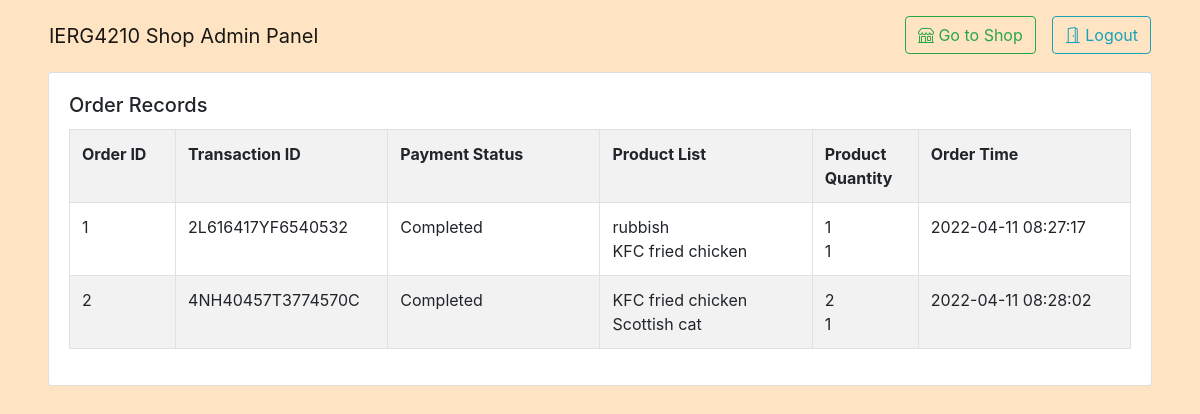
The app's page /admin_order_records.php with its own data.
### tables this page shows
CREATE TABLE PAYMENTS (
    ID INTEGER PRIMARY KEY,
    TXNID VARCHAR(40),
    PAYMENT_AMOUNT DECIMAL(7,2),
    PAYMENT_STATUS VARCHAR(25),
    ITEM_ID VARCHAR(25),
    CREATED_TIME DATETIME
);

CREATE TABLE "PRODUCTS" (
	"PID"	INTEGER,
	"CATID"	INTEGER,
	"NAME"	TEXT,
	"PRICE"	DECIMAL(7, 2),
	"DESCRIPTION"	TEXT,
	"STOCKS"	INTEGER,
	FOREIGN KEY("CATID") REFERENCES "CATEGORIES"("CATID"),
	PRIMARY KEY("PID")
);

### order_records.php (the view, shortened to what this page needs)
<?php
function admin_order_history() {
    $db = new PDO('sqlite:/var/www/cart.db');
    $db->query('PRAGMA foreign_keys = ON;');
    $db->setAttribute(PDO::ATTR_DEFAULT_FETCH_MODE, PDO::FETCH_ASSOC);
    $sql = $db->prepare("SELECT * FROM payments;");
    $sql->execute();
    $output ='';
    while($r = $sql->fetch()) {
        $data = unserialize($r['ITEM_ID']);
        $output .=
        '<tr>
            <td>'.$r['ID'].'</td>
            <td>'.$r['TXNID'].'</td>
            <td>'.$r['PAYMENT_STATUS'].'</td>
            <td>
        ';
        for($i=0; $i < count($data); $i++) {
            $q = $db->prepare("SELECT * FROM products WHERE pid = (?);");
            $q->bindParam(1, $data[$i]['pid']);
            $q->execute();
            $result = $q->fetch();
            $output .= '<div>'.$result['NAME'].'</div>';
        }
        $output .= '</td><td>';
        for($i=0; $i < count($data); $i++) {
            $output .= '<div>'.$data[$i]['quantity'].'</div>';
        }
        $output .= '</td><td>'.$r['CREATED_TIME'].'</td></tr>';
    }
    return $output;
}
?>

### admin_order_records.php (shortened to what this page needs)
<?php
include_once('order_records.php');
?>
<!DOCTYPE html>
<html lang="en">
    <head>
        <link href="https://cdn.jsdelivr.net/npm/bootstrap-icons@1.5.0/font/bootstrap-icons.css" rel="stylesheet" />
        <link rel="stylesheet" href="https://cdn.jsdelivr.net/npm/bootstrap@4.6.1/dist/css/bootstrap.min.css">
        <link href="css/styles.css" rel="stylesheet" />
    </head>
    <body style="background-color:bisque;">
        <nav class="row navbar-light px-5 pt-3">
            <label class="navbar-brand ml-3">IERG4210 Shop Admin Panel</label>
            <a class="ml-auto" href="main.php">
                <button class="btn btn-outline-success mr-3"><i class="bi bi-shop"></i> Go to Shop</button>
            </a>
            <form id="logout" method="POST" action="admin-process.php?action=<?php echo ($action = 'logout');?>" enctype="multipart/form-data">
                <button class="btn btn-outline-info mr-3" type="submit" value="Submit"><i class="bi bi-door-open"></i> Logout</button>
            </form>
        </nav>
        <section class="py-2">
            <div class="container-fluid px-5">
            <div class="card mb-3">
                <div class="card-body">
                    <h5 class="card-title">Order Records</h5>
                    <div class="table-responsive" id="order_table">
                        <table class="table table-bordered table-striped">
                            <tr>
                                <th width="10%">Order ID</th>
                                <th width="20%">Transaction ID</th>
                                <th width="20%">Payment Status</th>
                                <th width="20%">Product List</th>
                                <th width="10%">Product Quantity</th>
                                <th width="30%">Order Time</th>
                            </tr>
                            <?php echo admin_order_history(); ?>
                        </table>
                    </div>
                </div>
            </div>
        </section>
    </body>
<html>

### records on screen
payments: ID "1", TXNID "2L616417YF6540532", PAYMENT_STATUS "Completed", ITEM_ID.CATID "1", ITEM_ID "1", CREATED_TIME "2022-04-11 08:27:17"
products: NAME "rubbish"
products: NAME "KFC fried chicken"
payments: ID "2", TXNID "4NH40457T3774570C", PAYMENT_STATUS "Completed", ITEM_ID "2", ITEM_ID "1", CREATED_TIME "2022-04-11 08:28:02"
products: NAME "Scottish cat"
